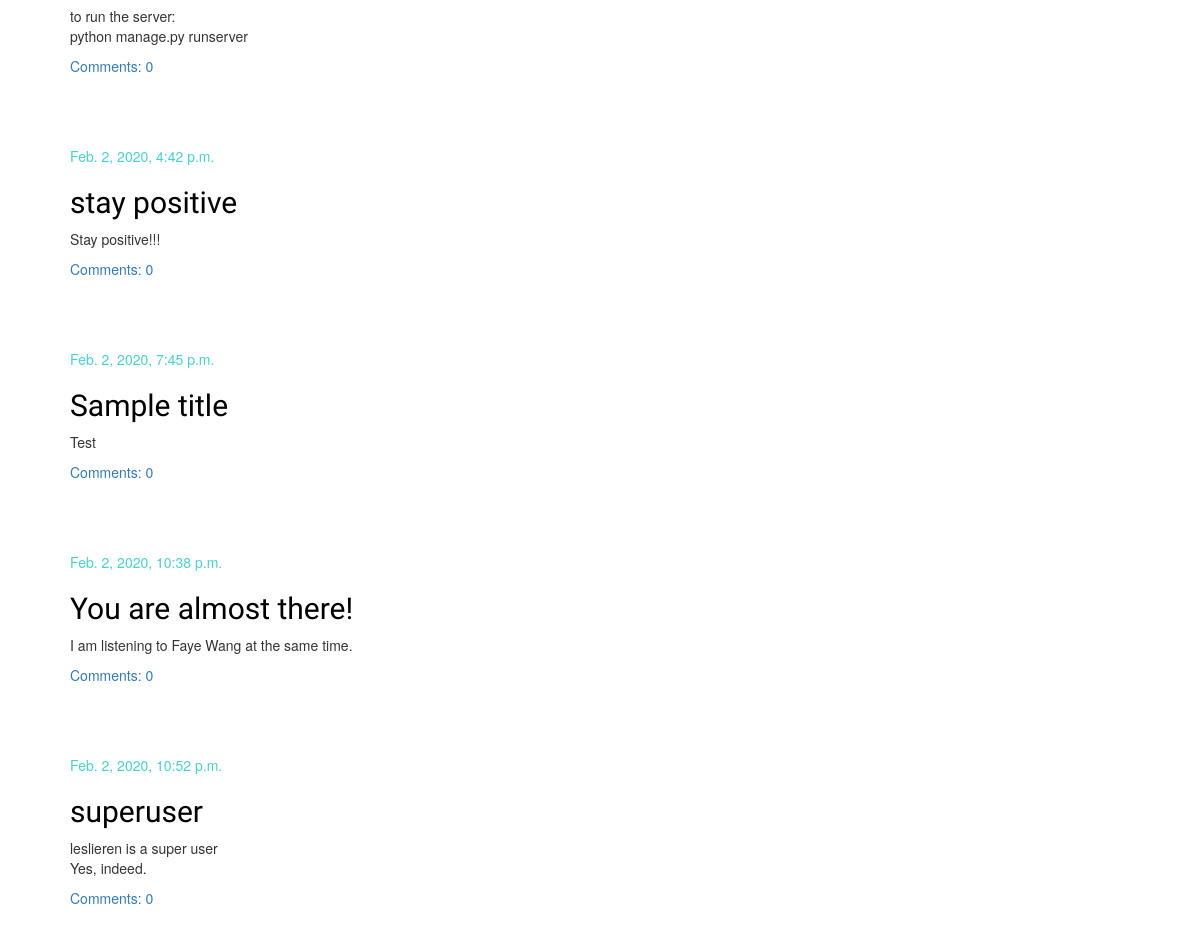
/ (lower part), run on an earlier commit of the app's database.
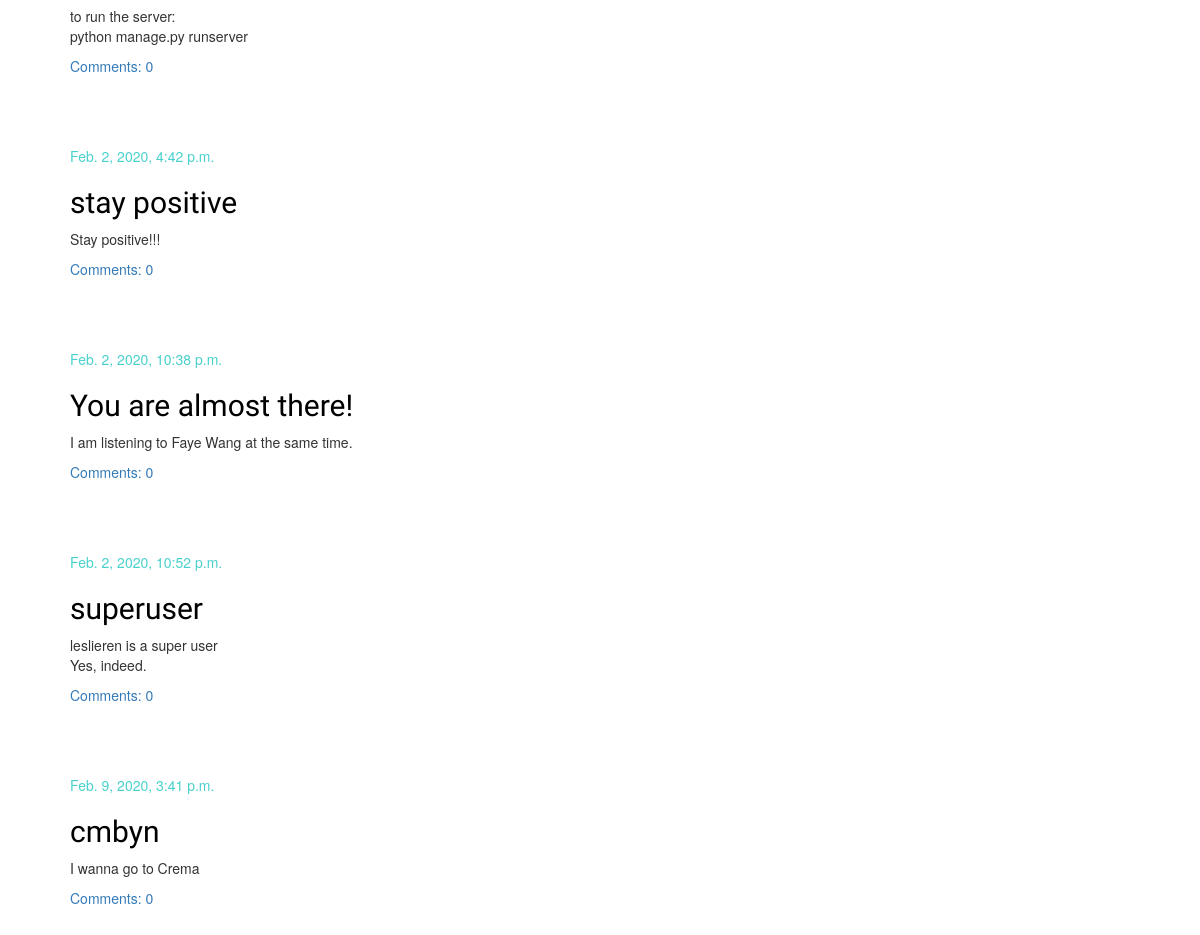
And on a later commit of the database.
### blog/models.py (models this page shows, shortened)
class Post(models.Model):
    author = models.ForeignKey(settings.AUTH_USER_MODEL, on_delete=models.CASCADE)
    title = models.CharField(max_length=200)
    text = models.TextField()
    created_date = models.DateTimeField(default=timezone.now)
    published_date = models.DateTimeField(blank=True, null=True)
    def approved_comments(self):
        return self.comments.filter(approved_comment=True)

### blog/views.py (the view)
# urls.py: path('', views.post_list, name = 'post_list'),
def post_list(request):
    posts = Post.objects.filter(published_date__lte=timezone.now()).order_by('published_date')
    return render(request, 'blog/post_list.html', {'posts':posts})

### blog/templates/blog/post_list.html
{% extends 'blog/base.html' %}
{% block content %}
    {% for post in posts %}
        <div class="post">
            <div class="date">
                {{ post.published_date }}
            </div>
            <h2><a href="{% url 'post_detail' pk=post.pk %}">{{ post.title }}</a></h2>
            <p>{{ post.text|linebreaksbr }}</p>
            <a href="{% url 'post_detail' pk=post.pk %}">Comments: {{ post.approved_comments.count }}</a>
        </div>
    {% endfor %}
{% endblock %}

What changed in the data, as far as the page shows it:
removed Post: published_date "Feb. 2, 2020, 7:45 p.m.", title "Sample title", text "Test", approved_comments.count "0"
now on this page (row edited): Post: published_date "Feb. 9, 2020, 3:41 p.m.", title "cmbyn", text "I wanna go to Crema", approved_comments.count "0"
